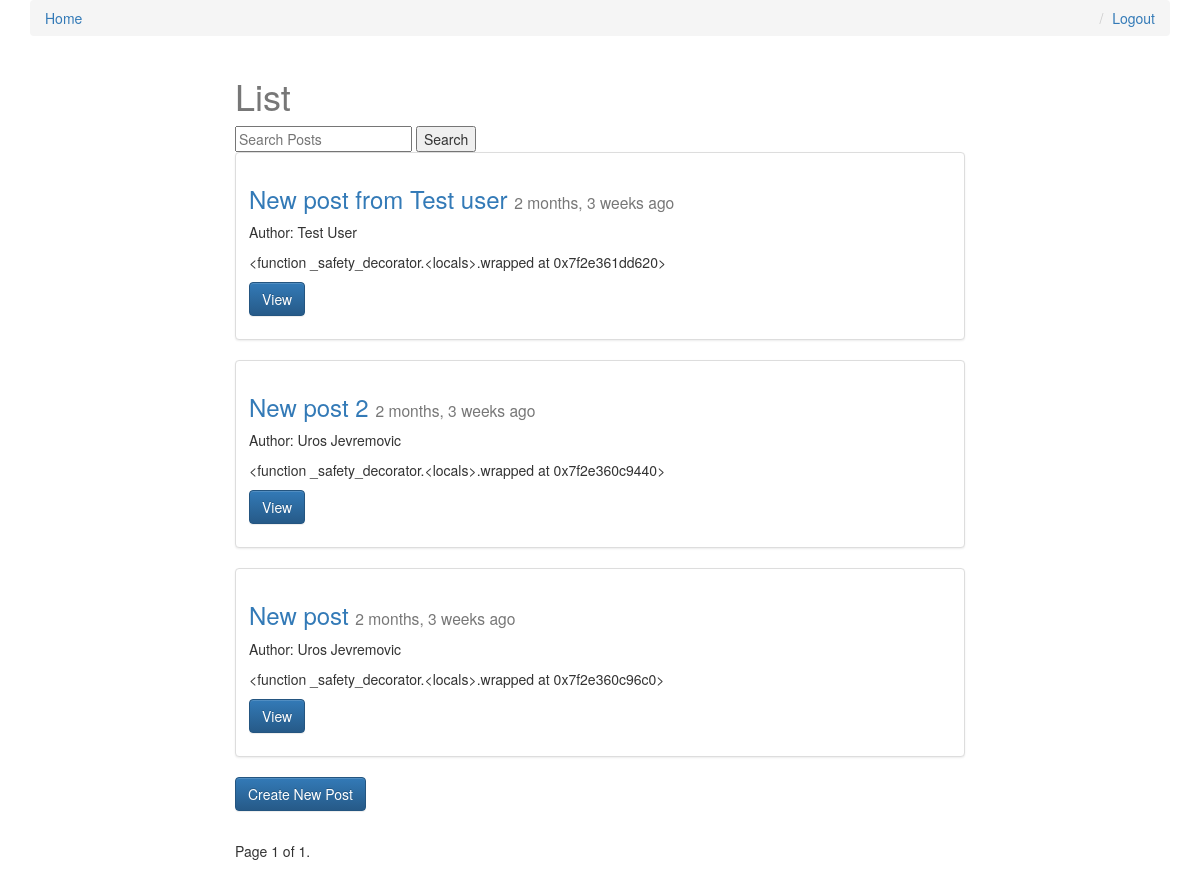
Screenshot of / (signed in) with the database file from the repository.
### posts/models.py (models this page shows, shortened)
class Post(models.Model):
    user = models.ForeignKey(settings.AUTH_USER_MODEL, default=1)
    title = models.CharField(max_length=255)
    slug = models.SlugField(unique=True)
    image = models.ImageField(null=True, blank=True,
                              height_field='image_height', width_field='image_width')
    image_width = models.IntegerField(default=0)
    image_height = models.IntegerField(default=0)
    share_public = models.BooleanField(default=True)
    content = models.TextField()
    read_time = models.TimeField(null=True, blank=True)
    updated = models.DateTimeField(auto_now=True)
    created_at = models.DateTimeField(auto_now_add=True)
    objects = PostManager()
    def get_absolute_url(self):
        return reverse('posts:detail', kwargs={'slug': self.slug})
    def get_markdown(self):
        content = self.content
        return mark_safe(markdown(content))
    class Meta:
        ordering = ['-created_at', '-updated']

### posts/views.py (the view, shortened to what this page needs)
# urls.py: url(r'^$', views.post_list, name='list'),
def post_list(request):
    posts_list = Post.objects.all_published()
    if request.user.is_staff or request.user.is_superuser:
        posts_list = Post.objects.all()
    query = request.GET.get('q')
    title = 'List'
    paginator = Paginator(posts_list, 4)  # Show 25 contacts per page
    page = request.GET.get('page')
    try:
        posts = paginator.page(page)
    except PageNotAnInteger:
        posts = paginator.page(1)
    except EmptyPage:
        posts = paginator.page(paginator.num_pages)
    return render(request, 'posts/post_list.html', {'posts': posts, 'title': title})

### posts/models.py (called while the page is built)
    def all_published(self, *args, **kwargs):
        return super(PostManager, self).filter(share_public=True)

### posts/templates/posts/post_list.html (shortened to what this page needs)
{% extends 'layout.html' %}
{% load markdown_deux_tags %}
{% block content %}
    <div class="col-sm-8 col-sm-offset-2">
        <h1>{{ title }}</h1>
        <form method="GET" action="">
            <input type="text" name="q" placeholder="Search Posts" value="{{ request.GET.q }}">
            <input type="submit" value="Search">
        </form>
        {% for post in posts %}
            <div class="row">
            <div class="col-sm-12">
                <div class="thumbnail">
                  <div class="caption post-detail-item">
                    <h3>
                        <a href="{{ post.get_absolute_url }}">{{ post.title }}</a>
                        <small>{{ post.created_at|timesince }} ago</small>
                    </h3>
                    {% if post.user.get_full_name %}
                        <p>Author: {{ post.user.get_full_name }}</p>
                    {% endif %}
                    <p>{{ post.get_markdown|truncatechars:100 }}</p>
                    <p><a href="{{ post.get_absolute_url }}" class="btn btn-primary" role="button">View</a></p>
                  </div>
                </div>
            </div>
            </div>
        {% endfor %}
        <div class="row">
            <div class="col-sm-12">
                    <p><a href="{% url 'posts:create' %}" class="btn btn-primary" role="button">Create New Post</a></p>
            </div>
        </div>
        <div class="pagination">
        <span class="step-links">
            <span class="current">
                Page {{ posts.number }} of {{ posts.paginator.num_pages }}.
            </span>
        </span>
        </div>
    </div>
{% endblock %}

### static/css/base.css (style rules this page uses)
h1 { color: #777; }

### rows the page displays
Post: title "New post from Test user", created_at "2 months, 3 weeks", user.get_full_name "Test User", get_markdown "<function _safety_decorator.<locals>.wrapped at 0x7f2e361dd620>"
Post: title "New post 2", created_at "2 months, 3 weeks", user.get_full_name "Uros Jevremovic", get_markdown "<function _safety_decorator.<locals>.wrapped at 0x7f2e360c9440>"
Post: title "New post", created_at "2 months, 3 weeks", user.get_full_name "Uros Jevremovic", get_markdown "<function _safety_decorator.<locals>.wrapped at 0x7f2e360c96c0>"

### other values shown
{{ title }} "List"
{{ posts.number }} "1"
{{ posts.paginator.num_pages }} "1"
